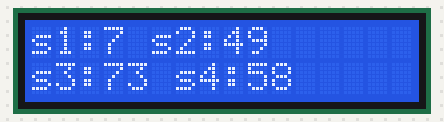
This sketch was run on a simulated Arduino Uno, built with avr-gcc and run on an emulated ATmega328P. On the bench: 16×2 character LCD. Random numbers use the default seed unless the sketch sets one.

Above: at 0.1 s.
At 4.8 s:
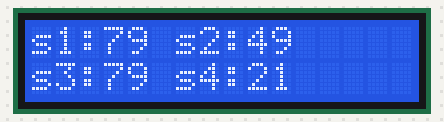
At 9.6 s:
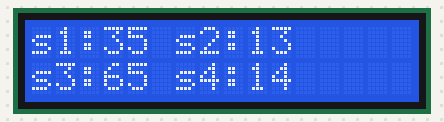
At 19.5 s:
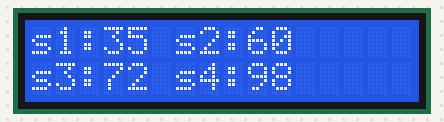
At 29.4 s:
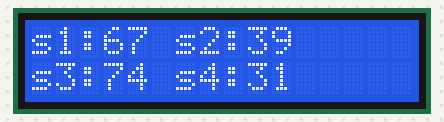
At 39.4 s:
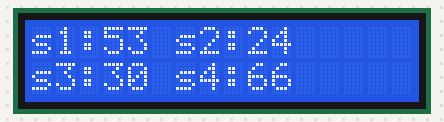

The sketch:

osoyooLCD.ino
```cpp
/*
OSOYOO製のLCDを使用しています．
仕様については次は参照してください．
http://osoyoo.com/2014/12/07/16x2-i2c-liquidcrystal-displaylcd/
*/
#include <Wire.h>
#include <LiquidCrystal_I2C.h>

LiquidCrystal_I2C lcd(0x3f, 16, 2); //I2Cアドレスを指定

void setup() {
  lcd.init(); //LCDを初期化
}

void loop() {
  /* 4つのサーボの回転角を定義 *
     (今回はLCDのテストのため、
     0から100の乱数で定義する) */
  int s1 = random(100);
  int s2 = random(100);
  int s3 = random(100);
  int s4 = random(100);

  servoLCD(s1,s2,s3,s4); //s1,s2,s3,s4のそれぞれの値をLCDで表示する関数
  delay(500); //500ミリ秒停止
}

void servoLCD(int s1, int s2, int s3,int s4){
  lcd.backlight(); //LCDのバックライトをつける

  lcd.setCursor(0, 0); //LCDの1段目に表示
  lcd.print("s1:");
  lcd.print(s1);
  lcd.print(" s2:");
  lcd.print(s2);

  lcd.setCursor(0, 1); //LCDの1段目に表示
  lcd.print("s3:");
  lcd.print(s3);
  lcd.print(" s4:");
  lcd.print(s4);
}
```

Measured:
- what the display in image 1 shows lasts 0.5 s, from 4.8 s to 5.3 s
